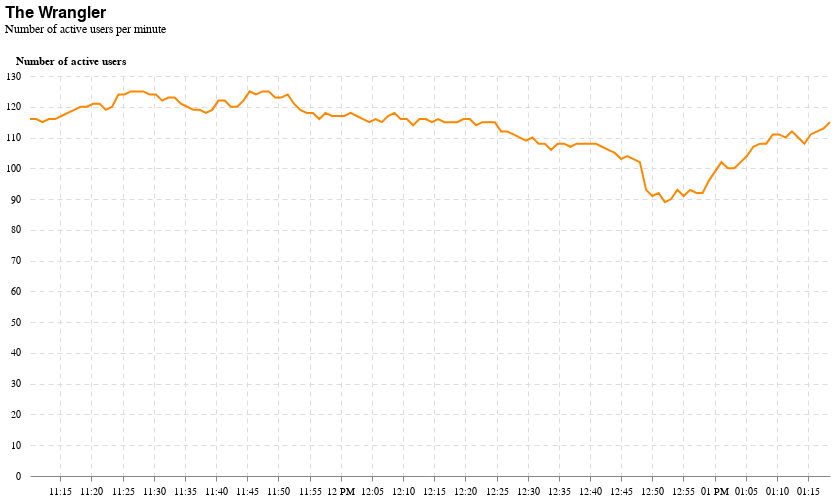

Notebook source saved alongside this figure:
### Code cell
alt.Chart(df).mark_line(color=fillColor).encode(
    x=alt.X('timestamp:T', title=None, axis=alt.Axis(
        labelFont=chartFont,
        gridDash=dashSize,
        labelPadding=5
    )),
    y=alt.Y('userCount:Q', title='Number of active users', axis=alt.Axis(
        labelFont=chartFont,
        titleFont=chartFont,
        gridDash=dashSize,
        tickCount=10,
        domain=False,
        ticks=False,
        titleAngle=0,
        titleY=-10,
        titleX=40,
        labelPadding=10
    ))
).properties(
    width=800,
    height=400,
    title={'text':'The Wrangler',
            'subtitle':"Number of active users per minute"}
).configure_view(
    strokeWidth=0
).configure_title(
    font=chartFont,
    subtitleFont=chartFont,
    anchor='start',
    fontSize=16,
    fontWeight=600,
    offset=20,
)

### Figure 1 — Vega-Lite specification as saved in the notebook (floating-point values rounded to 4 significant figures)
{"config": {"view": {"continuousWidth": 400, "continuousHeight": 300, "strokeWidth": 0}, "title": {"anchor": "start", "font": "Sometype Mono", "fontSize": 16, "fontWeight": 600, "offset": 20, "subtitleFont": "Sometype Mono"}}, "data": {"name": "data-0d501db107a7507246d391976901f4e8"}, "mark": {"type": "line", "color": "#FF8800"}, "encoding": {"x": {"type": "temporal", "axis": {"gridDash": [5, 4], "labelFont": "Sometype Mono", "labelPadding": 5}, "field": "timestamp", "title": null}, "y": {"type": "quantitative", "axis": {"domain": false, "gridDash": [5, 4], "labelFont": "Sometype Mono", "labelPadding": 10, "tickCount": 10, "ticks": false, "titleAngle": 0, "titleFont": "Sometype Mono", "titleX": 40, "titleY": -10}, "field": "userCount", "title": "Number of active users"}}, "height": 400, "title": {"text": "The Wrangler", "subtitle": "Number of active users per minute"}, "width": 800, "$schema": "https://vega.github.io/schema/vega-lite/v4.8.1.json", "datasets": {"data-0d501db107a7507246d391976901f4e8": [{"timestamp": "2021-11-13T11:10:09.258148", "userCount": 116}, {"timestamp": "2021-11-13T11:11:09.370031", "userCount": 116}, {"timestamp": "2021-11-13T11:12:09.508942", "userCount": 115}, {"timestamp": "2021-11-13T11:13:09.648818", "userCount": 116}, {"timestamp": "2021-11-13T11:14:09.821696", "userCount": 116}, {"timestamp": "2021-11-13T11:15:12.514605", "userCount": 117}, {"timestamp": "2021-11-13T11:16:12.658817", "userCount": 118}, {"timestamp": "2021-11-13T11:17:16.296520", "userCount": 119}, {"timestamp": "2021-11-13T11:18:16.438862", "userCount": 120}, {"timestamp": "2021-11-13T11:19:16.582284", "userCount": 120}, {"timestamp": "2021-11-13T11:20:19.367554", "userCount": 121}, {"timestamp": "2021-11-13T11:21:19.508210", "userCount": 121}, {"timestamp": "2021-11-13T11:22:19.645853", "userCount": 119}, {"timestamp": "2021-11-13T11:23:19.781205", "userCount": 120}, {"timestamp": "2021-11-13T11:24:19.917534", "userCount": 124}, {"timestamp": "2021-11-13T11:25:20.078084", "userCount": 124}, {"timestamp": "2021-11-13T11:26:20.226350", "userCount": 125}, {"timestamp": "2021-11-13T11:27:20.357392", "userCount": 125}, {"timestamp": "2021-11-13T11:28:20.485095", "userCount": 125}, {"timestamp": "2021-11-13T11:29:20.676395", "userCount": 124}, {"timestamp": "2021-11-13T11:30:20.813732", "userCount": 124}, {"timestamp": "2021-11-13T11:31:21.582649", "userCount": 122}, {"timestamp": "2021-11-13T11:32:21.720056", "userCount": 123}, {"timestamp": "2021-11-13T11:33:21.861486", "userCount": 123}, {"timestamp": "2021-11-13T11:34:22.018094", "userCount": 121}, {"timestamp": "2021-11-13T11:35:22.152837", "userCount": 120}, {"timestamp": "2021-11-13T11:36:22.310713", "userCount": 119}, {"timestamp": "2021-11-13T11:37:22.445532", "userCount": 119}, {"timestamp": "2021-11-13T11:38:22.631103", "userCount": 118}, {"timestamp": "2021-11-13T11:39:22.812082", "userCount": 119}, {"timestamp": "2021-11-13T11:40:22.991622", "userCount": 122}, {"timestamp": "2021-11-13T11:41:23.142896", "userCount": 122}, {"timestamp": "2021-11-13T11:42:23.285145", "userCount": 120}, {"timestamp": "2021-11-13T11:43:23.428898", "userCount": 120}, {"timestamp": "2021-11-13T11:44:23.573762", "userCount": 122}, {"timestamp": "2021-11-13T11:45:23.775800", "userCount": 125}, {"timestamp": "2021-11-13T11:46:24.080115", "userCount": 124}, {"timestamp": "2021-11-13T11:47:26.986680", "userCount": 125}, {"timestamp": "2021-11-13T11:48:27.317232", "userCount": 125}, {"timestamp": "2021-11-13T11:49:27.473726", "userCount": 123}, {"timestamp": "2021-11-13T11:50:27.609616", "userCount": 123}, {"timestamp": "2021-11-13T11:51:30.324902", "userCount": 124}, {"timestamp": "2021-11-13T11:52:30.486302", "userCount": 121}, {"timestamp": "2021-11-13T11:53:30.636610", "userCount": 119}, {"timestamp": "2021-11-13T11:54:33.383514", "userCount": 118}, {"timestamp": "2021-11-13T11:55:33.528170", "userCount": 118}, {"timestamp": "2021-11-13T11:56:33.846453", "userCount": 116}, {"timestamp": "2021-11-13T11:57:33.994823", "userCount": 118}, {"timestamp": "2021-11-13T11:58:34.160690", "userCount": 117}, {"timestamp": "2021-11-13T11:59:34.308545", "userCount": 117}, {"timestamp": "2021-11-13T12:00:34.639615", "userCount": 117}, {"timestamp": "2021-11-13T12:01:34.917382", "userCount": 118}, {"timestamp": "2021-11-13T12:02:35.228214", "userCount": 117}, {"timestamp": "2021-11-13T12:03:35.492473", "userCount": 116}, {"timestamp": "2021-11-13T12:04:35.810458", "userCount": 115}, {"timestamp": "2021-11-13T12:05:36.073042", "userCount": 116}, {"timestamp": "2021-11-13T12:06:36.409788", "userCount": 115}, {"timestamp": "2021-11-13T12:07:36.579034", "userCount": 117}, {"timestamp": "2021-11-13T12:08:36.714664", "userCount": 118}, {"timestamp": "2021-11-13T12:09:36.976583", "userCount": 116}, {"timestamp": "2021-11-13T12:10:37.260298", "userCount": 116}, {"timestamp": "2021-11-13T12:11:37.418245", "userCount": 114}, {"timestamp": "2021-11-13T12:12:37.735338", "userCount": 116}, {"timestamp": "2021-11-13T12:13:37.952675", "userCount": 116}, {"timestamp": "2021-11-13T12:14:38.316182", "userCount": 115}, {"timestamp": "2021-11-13T12:15:38.583992", "userCount": 116}, {"timestamp": "2021-11-13T12:16:38.906968", "userCount": 115}, {"timestamp": "2021-11-13T12:17:39.211828", "userCount": 115}, {"timestamp": "2021-11-13T12:18:42.206337", "userCount": 115}, {"timestamp": "2021-11-13T12:19:42.517348", "userCount": 116}, {"timestamp": "2021-11-13T12:20:42.713726", "userCount": 116}, {"timestamp": "2021-11-13T12:21:43.091328", "userCount": 114}, {"timestamp": "2021-11-13T12:22:43.262133", "userCount": 115}, {"timestamp": "2021-11-13T12:23:43.399934", "userCount": 115}, {"timestamp": "2021-11-13T12:24:43.552161", "userCount": 115}, {"timestamp": "2021-11-13T12:25:43.684968", "userCount": 112}, {"timestamp": "2021-11-13T12:26:43.739410", "userCount": 112}, {"timestamp": "2021-11-13T12:27:44.003337", "userCount": 111}, {"timestamp": "2021-11-13T12:28:44.133655", "userCount": 110}, {"timestamp": "2021-11-13T12:29:44.510210", "userCount": 109}, {"timestamp": "2021-11-13T12:30:44.707652", "userCount": 110}, {"timestamp": "2021-11-13T12:31:45.067985", "userCount": 108}, {"timestamp": "2021-11-13T12:32:45.303829", "userCount": 108}, {"timestamp": "2021-11-13T12:33:45.620432", "userCount": 106}, {"timestamp": "2021-11-13T12:34:48.532910", "userCount": 108}, {"timestamp": "2021-11-13T12:35:48.751761", "userCount": 108}, {"timestamp": "2021-11-13T12:36:51.854469", "userCount": 107}, {"timestamp": "2021-11-13T12:37:52.154411", "userCount": 108}, {"timestamp": "2021-11-13T12:38:52.314828", "userCount": 108}, {"timestamp": "2021-11-13T12:39:52.645130", "userCount": 108}, {"timestamp": "2021-11-13T12:40:55.505996", "userCount": 108}, {"timestamp": "2021-11-13T12:41:55.637812", "userCount": 107}, {"timestamp": "2021-11-13T12:42:55.855342", "userCount": 106}, {"timestamp": "2021-11-13T12:43:58.612797", "userCount": 105}, {"timestamp": "2021-11-13T12:44:58.962353", "userCount": 103}, {"timestamp": "2021-11-13T12:45:59.303766", "userCount": 104}, {"timestamp": "2021-11-13T12:46:59.449226", "userCount": 103}, {"timestamp": "2021-11-13T12:48:00.048019", "userCount": 102}, {"timestamp": "2021-11-13T12:49:00.195147", "userCount": 93}, {"timestamp": "2021-11-13T12:50:00.320282", "userCount": 91}, {"timestamp": "2021-11-13T12:51:00.570791", "userCount": 92}, {"timestamp": "2021-11-13T12:52:00.717224", "userCount": 89}, {"timestamp": "2021-11-13T12:53:00.862353", "userCount": 90}, {"timestamp": "2021-11-13T12:54:01.003654", "userCount": 93}, {"timestamp": "2021-11-13T12:55:01.362580", "userCount": 91}, {"timestamp": "2021-11-13T12:56:04.155941", "userCount": 93}, {"timestamp": "2021-11-13T12:57:04.282730", "userCount": 92}, {"timestamp": "2021-11-13T12:58:04.419671", "userCount": 92}, {"timestamp": "2021-11-13T12:59:04.787518", "userCount": 96}, {"timestamp": "2021-11-13T13:00:04.921766", "userCount": 99}, {"timestamp": "2021-11-13T13:01:05.098948", "userCount": 102}, {"timestamp": "2021-11-13T13:02:08.217685", "userCount": 100}, {"timestamp": "2021-11-13T13:03:09.405762", "userCount": 100}, {"timestamp": "2021-11-13T13:04:09.530570", "userCount": 102}, {"timestamp": "2021-11-13T13:05:09.679951", "userCount": 104}, {"timestamp": "2021-11-13T13:06:12.538668", "userCount": 107}, {"timestamp": "2021-11-13T13:07:16.463166", "userCount": 108}, {"timestamp": "2021-11-13T13:08:16.615171", "userCount": 108}, {"timestamp": "2021-11-13T13:09:19.913874", "userCount": 111}, {"timestamp": "2021-11-13T13:10:20.261087", "userCount": 111}, {"timestamp": "2021-11-13T13:11:23.261208", "userCount": 110}, {"timestamp": "2021-11-13T13:12:23.535315", "userCount": 112}, {"timestamp": "2021-11-13T13:13:23.678507", "userCount": 110}, {"timestamp": "2021-11-13T13:14:23.847738", "userCount": 108}, {"timestamp": "2021-11-13T13:15:24.016993", "userCount": 111}, {"timestamp": "2021-11-13T13:16:26.922320", "userCount": 112}, {"timestamp": "2021-11-13T13:17:30.143776", "userCount": 113}, {"timestamp": "2021-11-13T13:18:30.267650", "userCount": 115}]}}
